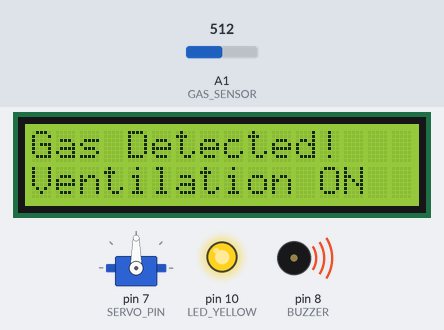
The sketch below on a simulated Arduino Uno, built with avr-gcc and run on an emulated ATmega328P. On the bench: servo, 16×2 character LCD, output pins drawn as LEDs (lit = HIGH), buzzer (waves = sounding, pin HIGH). Inputs (shaded band) come from the test bench; at power-on: A1 (GAS_SENSOR) = 512. What the sketch prints to the serial monitor is not drawn.

Above: at 3.2 s.
3.3 s: A1 (GAS_SENSOR) set to 412
5.3 s: A1 (GAS_SENSOR) set to 389
At 6.9 s:
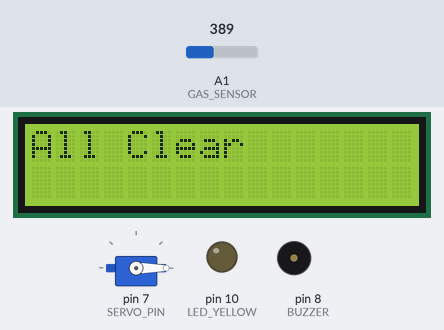
8.0 s: A1 (GAS_SENSOR) set to 410
At 8.5 s:
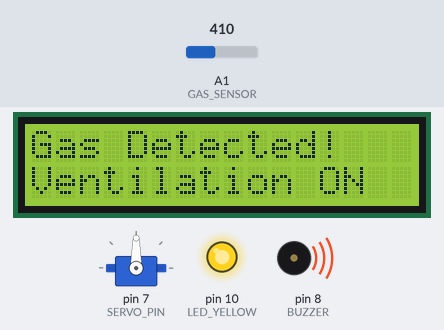
10.0 s: A1 (GAS_SENSOR) set to 390
At 12.4 s:
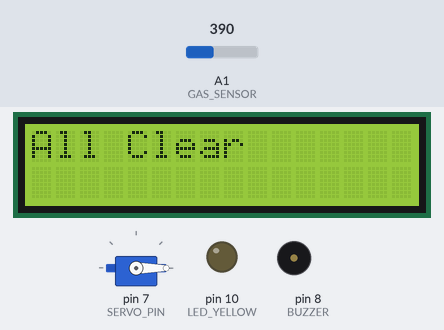
Timing chart, 0 to 13.6 s (numbered marks = the images above; inputs shaded):
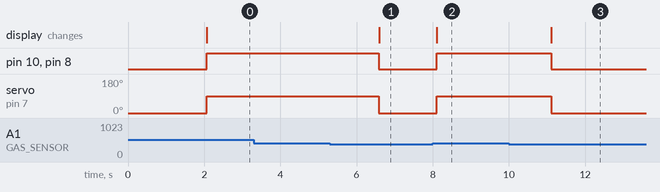

The sketch:

SmokeDetection_AlertSystem.ino
```cpp
#include <LiquidCrystal.h>
#include <Servo.h>

// Pin definitions
#define GAS_SENSOR A1      // Analog pin for MQ-2 gas sensor
#define BUZZER 8           // Digital pin for buzzer
#define LED_YELLOW 10      // Yellow LED for gas alert
#define SERVO_PIN 7        // Servo motor for ventilation simulation

// LCD pins (optional, for displaying alerts)
LiquidCrystal lcd(12, 11, 5, 4, 3, 2);

// Initialize servo object
Servo ventilationServo;

// Threshold for gas detection (adjust based on sensor calibration in Wokwi)
#define GAS_THRESHOLD 400  // Higher values indicate hazardous gas levels

void setup() {
  // Initialize pins
  pinMode(GAS_SENSOR, INPUT);
  pinMode(BUZZER, OUTPUT);
  pinMode(LED_YELLOW, OUTPUT);

  // Attach servo to pin
  ventilationServo.attach(SERVO_PIN);
  ventilationServo.write(0);  // Start at 0 degrees (fan "off")

  // Initialize Serial for debugging
  Serial.begin(9600);

  // Initialize LCD (optional)
  lcd.begin(16, 2);
  lcd.print("Gas Detection");
  delay(2000);
  lcd.clear();
}

void loop() {
  // Read gas sensor value
  int gasValue = analogRead(GAS_SENSOR);

  // Reset outputs
  digitalWrite(BUZZER, LOW);
  digitalWrite(LED_YELLOW, LOW);
  ventilationServo.write(0);  // Servo to 0 degrees (fan "off")
  lcd.clear();

  // Gas detection
  if (gasValue > GAS_THRESHOLD) {
    Serial.println("Gas Detected!");
    digitalWrite(BUZZER, HIGH);      // Activate buzzer
    digitalWrite(LED_YELLOW, HIGH);  // Yellow LED for gas
    ventilationServo.write(90);     // Rotate servo to 90 degrees (fan "on")
    lcd.setCursor(0, 0);
    lcd.print("Gas Detected!");
    lcd.setCursor(0, 1);
    lcd.print("Ventilation ON");
    delay(1000); // Simulate alarm duration
  } else {
    Serial.println("All Clear");
    lcd.setCursor(0, 0);
    lcd.print("All Clear");
  }

  // Print sensor value for debugging
  Serial.print("Gas Value: ");
  Serial.println(gasValue);

  delay(500); // Delay for readability
}
```

Measured:
- the behaviour switches between 401 and 400 on A1 (GAS_SENSOR) (found by bisection; images 0 and 1)
- after the input at 5.3 s, pin 10 (LED_YELLOW), pin 8 (BUZZER): HIGH → LOW after 1.3 s; servo on pin 7 (SERVO_PIN): 90° → 0° after 1.3 s; the display: changes after 1.3 s (image 1)
- after the input at 8.0 s, pin 10 (LED_YELLOW), pin 8 (BUZZER): LOW → HIGH after 0.10 s; servo on pin 7 (SERVO_PIN): 0° → 90° after 0.10 s; the display: changes after 0.10 s (image 2)
- after the input at 10.0 s, pin 10 (LED_YELLOW), pin 8 (BUZZER): HIGH → LOW after 1.1 s; servo on pin 7 (SERVO_PIN): 90° → 0° after 1.1 s; the display: changes after 1.1 s (image 3)
